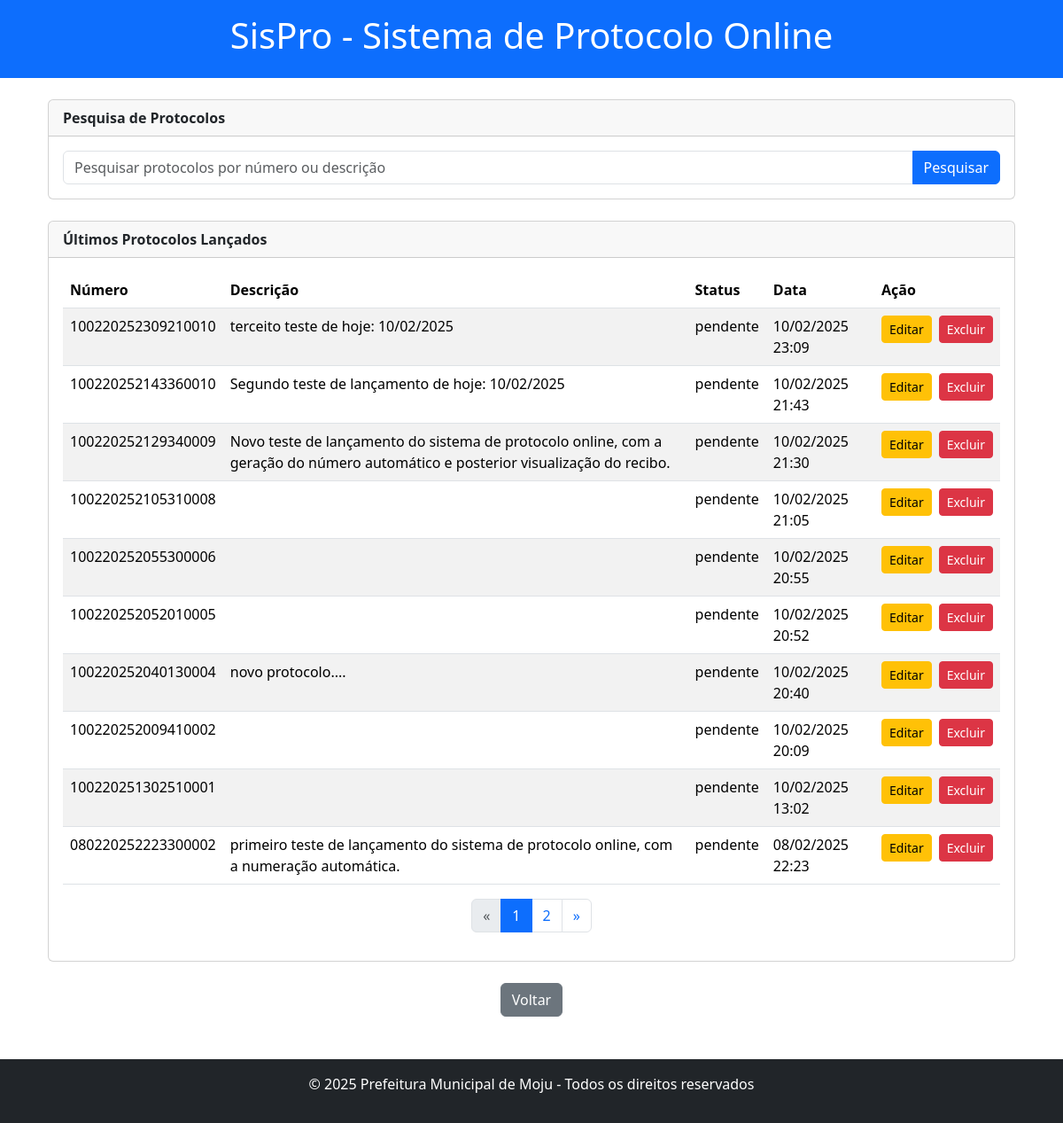
The page /protocolos/pesquisa/ (signed in) on the database its author committed.
### protocolos/models.py (models this page shows, shortened)
class Protocolo(models.Model):
    numero = models.CharField(max_length=30, unique=True, editable=False)
    descricao = models.TextField(blank=True)
    STATUS_CHOICES = [
        ('pago', 'Pago'),
        ('analise', 'Em Análise'),
        ('rejeitado', 'Rejeitado'),
        ('devolvido', 'Devolvido'),
        ('pendente', 'Pendente'),
    ]
    status = models.CharField(max_length=20, choices=STATUS_CHOICES, default='pendente')
    data_criacao = models.DateTimeField(auto_now_add=True)
    usuario = models.ForeignKey(
        settings.AUTH_USER_MODEL,
        on_delete=models.CASCADE,
        related_name='protocolos'
    )

### protocolos/views.py (the view)
# urls.py: path('pesquisa/', views.pesquisa_protocolos, name='pesquisa_protocolos'),
@login_required
def pesquisa_protocolos(request):
    query = request.GET.get('q', '')
    if query:
        protocolos_pesquisa = Protocolo.objects.filter(
            Q(numero__icontains=query) | Q(descricao__icontains=query)
        )
        context = {
            'protocolos_pesquisa': protocolos_pesquisa,
            'query': query,
        }
    else:
        protocolos = Protocolo.objects.filter(usuario=request.user).order_by('-data_criacao')
        paginator = Paginator(protocolos, 10)
        page_number = request.GET.get('page')
        protocolos_recent = paginator.get_page(page_number)
        context = {
            'protocolos_recent': protocolos_recent,
        }
    return render(request, 'protocolos/pesquisa_protocolos.html', context)

### protocolos/templates/protocolos/pesquisa_protocolos.html (shortened to what this page needs)
{% extends 'base_generic.html' %}
{% load static %}
{% block content %}
<div class="container mt-4">
    <div class="card mb-4">
        <div class="card-header">
            <strong>Pesquisa de Protocolos</strong>
        </div>
        <div class="card-body">
            <form method="get" action="{% url 'protocolos:pesquisa_protocolos' %}">
                <div class="input-group">
                    <input type="text" name="q" class="form-control" placeholder="Pesquisar protocolos por número ou descrição" value="{{ query|default:'' }}">
                    <button type="submit" class="btn btn-primary">Pesquisar</button>
                </div>
            </form>
        </div>
    </div>
    {% if query %}
        <div class="card mb-4">
            <div class="card-header">
                <strong>Resultados da Pesquisa</strong>
            </div>
            <div class="card-body">
                {% if protocolos_pesquisa %}
                    <table class="table table-striped">
                        <thead>
                            <tr>
                                <th>Número</th>
                                <th>Descrição</th>
                                <th>Status</th>
                                <th>Ação</th>
                            </tr>
                        </thead>
                        <tbody>
                            {% for protocolo in protocolos_pesquisa %}
                            <tr>
                                <td>{{ protocolo.numero }}</td>
                                <td>{{ protocolo.descricao }}</td>
                                <td>{{ protocolo.status }}</td>
                                <td>
                                    {% if protocolo.status == 'pendente' %}
                                        <a href="{% url 'protocolos:editar_protocolo' protocolo.id %}" class="btn btn-warning btn-sm">Editar</a>
                                        <form method="post" action="{% url 'protocolos:excluir_protocolo' protocolo.id %}" class="d-inline">
                                            {% csrf_token %}
                                            <button type="submit" class="btn btn-danger btn-sm">Excluir</button>
                                        </form>
                                    {% else %}
                                        <span class="text-muted">Ação não disponível</span>
                                    {% endif %}
                                </td>
                            </tr>
                            {% endfor %}
                        </tbody>
                    </table>
                {% else %}
                    <p class="mt-3 text-muted">Nenhum protocolo encontrado para a pesquisa.</p>
                {% endif %}
            </div>
        </div>
    {% else %}
        <div class="card mb-4">
            <div class="card-header">
                <strong>Últimos Protocolos Lançados</strong>
            </div>
            <div class="card-body">
                {% if protocolos_recent %}
                    <table class="table table-striped">
                        <thead>
                            <tr>
                                <th>Número</th>
                                <th>Descrição</th>
                                <th>Status</th>
                                <th>Data</th>
                                <th>Ação</th>
                            </tr>
                        </thead>
                        <tbody>
                            {% for protocolo in protocolos_recent %}
                            <tr>
                                <td>{{ protocolo.numero }}</td>
                                <td>{{ protocolo.descricao }}</td>
                                <td>{{ protocolo.status }}</td>
                                <td>{{ protocolo.data_criacao|date:"d/m/Y H:i" }}</td>
                                <td>
                                    <div class="d-flex gap-2">
                                        {% if protocolo.status == 'pendente' %}
                                            <a href="{% url 'protocolos:editar_protocolo' protocolo.id %}" class="btn btn-warning btn-sm">Editar</a>
                                            <form method="post" action="{% url 'protocolos:excluir_protocolo' protocolo.id %}">
                                                <button type="submit" class="btn btn-danger btn-sm">Excluir</button>
                                            </form>
                                        {% else %}
                                            <span class="text-muted">Ação não disponível</span>
                                        {% endif %}
                                    </div>
                                </td>
                            </tr>
                            {% endfor %}
                        </tbody>
                    </table>
                    <nav aria-label="Page navigation">
                        <ul class="pagination justify-content-center">
                            {% if protocolos_recent.has_previous %}
                                <li class="page-item">
                                    <a class="page-link" href="?page={{ protocolos_recent.previous_page_number }}" aria-label="Previous">
                                        <span aria-hidden="true">&laquo;</span>
                                    </a>
                                </li>
                            {% else %}
                                <li class="page-item disabled">
                                    <span class="page-link" aria-hidden="true">&laquo;</span>
                                </li>
                            {% endif %}
                            {% for num in protocolos_recent.paginator.page_range %}
                                {% if protocolos_recent.number == num %}
                                    <li class="page-item active"><span class="page-link">{{ num }}</span></li>
                                {% else %}
                                    <li class="page-item"><a class="page-link" href="?page={{ num }}">{{ num }}</a></li>
                                {% endif %}
                            {% endfor %}
                            {% if protocolos_recent.has_next %}
                                <li class="page-item">
                                    <a class="page-link" href="?page={{ protocolos_recent.next_page_number }}" aria-label="Next">
                                        <span aria-hidden="true">&raquo;</span>
                                    </a>
                                </li>
                            {% else %}
                                <li class="page-item disabled">
                                    <span class="page-link" aria-hidden="true">&raquo;</span>
                                </li>
                            {% endif %}
                        </ul>
                    </nav>
                {% else %}
                    <p class="text-center">Nenhum protocolo encontrado.</p>
                {% endif %}
            </div>
        </div>
    {% endif %}
    <div class="text-center mt-4">
        {% if user.is_master %}
            <a href="{% url 'usuarios:dashboard_master' %}" class="btn btn-secondary">Voltar</a>
        {% else %}
            <a href="{% url 'usuarios:dashboard' %}" class="btn btn-secondary">Voltar</a>
        {% endif %}
    </div>
</div>
{% endblock %}

### rows shown on the page
Protocolo: numero "100220252309210010", descricao "terceito teste de hoje: 10/02/2025", status "pendente", data_criacao "10/02/2025 23:09", shows "Editar"
Protocolo: numero "100220252143360010", descricao "Segundo teste de lançamento de hoje: 10/02/2025", status "pendente", data_criacao "10/02/2025 21:43", shows "Editar"
Protocolo: numero "100220252129340009", descricao "Novo teste de lançamento do sistema de protocolo online, com a geração do número automático e posterior visualização do recibo.", status "pendente", data_criacao "10/02/2025 21:30", shows "Editar"
Protocolo: numero "100220252105310008", status "pendente", data_criacao "10/02/2025 21:05", shows "Editar"
Protocolo: numero "100220252055300006", status "pendente", data_criacao "10/02/2025 20:55", shows "Editar"
Protocolo: numero "100220252052010005", status "pendente", data_criacao "10/02/2025 20:52", shows "Editar"
Protocolo: numero "100220252040130004", descricao "novo protocolo....", status "pendente", data_criacao "10/02/2025 20:40", shows "Editar"
Protocolo: numero "100220252009410002", status "pendente", data_criacao "10/02/2025 20:09", shows "Editar"
Protocolo: numero "100220251302510001", status "pendente", data_criacao "10/02/2025 13:02", shows "Editar"
Protocolo: numero "080220252223300002", descricao "primeiro teste de lançamento do sistema de protocolo online, com a numeração automática.", status "pendente", data_criacao "08/02/2025 22:23", shows "Editar"

### other values the page prints
{{ num }} "1"
{{ num }} "2"
